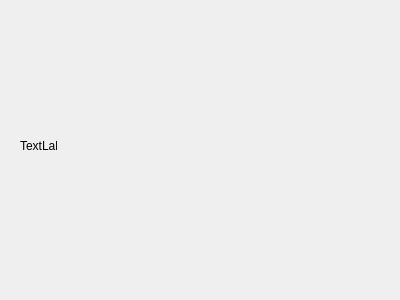
<?xml version="1.0" encoding="UTF-8"?>
<ui version="4.0">
 <class>storesout</class>
 <widget class="QDialog" name="storesout">
  <property name="geometry">
   <rect>
    <x>0</x>
    <y>0</y>
    <width>400</width>
    <height>300</height>
   </rect>
  </property>
  <property name="windowTitle">
   <string>Dialog</string>
  </property>
  <widget class="QWidget" name="widget" native="true">
   <property name="geometry">
    <rect>
     <x>10</x>
     <y>10</y>
     <width>381</width>
     <height>111</height>
    </rect>
   </property>
  </widget>
  <widget class="QWidget" name="widget_2" native="true">
   <property name="geometry">
    <rect>
     <x>10</x>
     <y>130</y>
     <width>381</width>
     <height>131</height>
    </rect>
   </property>
   <widget class="QLabel" name="label">
    <property name="geometry">
     <rect>
      <x>10</x>
      <y>10</y>
      <width>37</width>
      <height>12</height>
     </rect>
    </property>
    <property name="text">
     <string>TextLabel</string>
    </property>
   </widget>
  </widget>
 </widget>
 <resources/>
 <connections/>
</ui>
